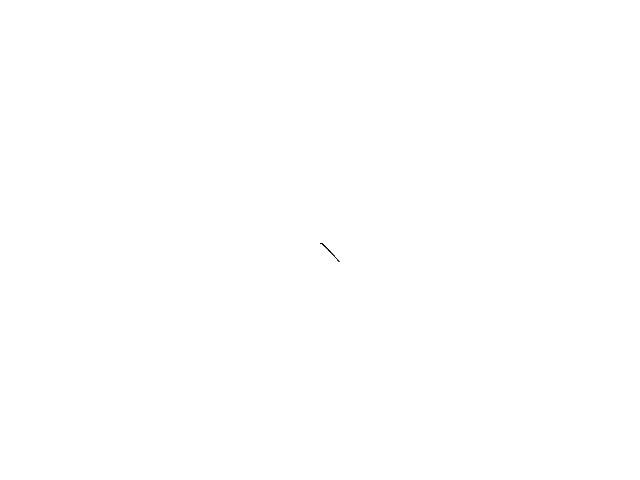
Frame 1 (no input)
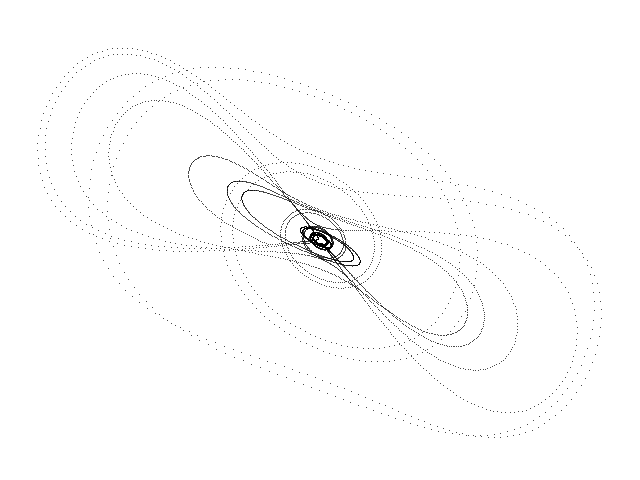
Frame 60 (the mouse pressed at the canvas centre just before this capture)
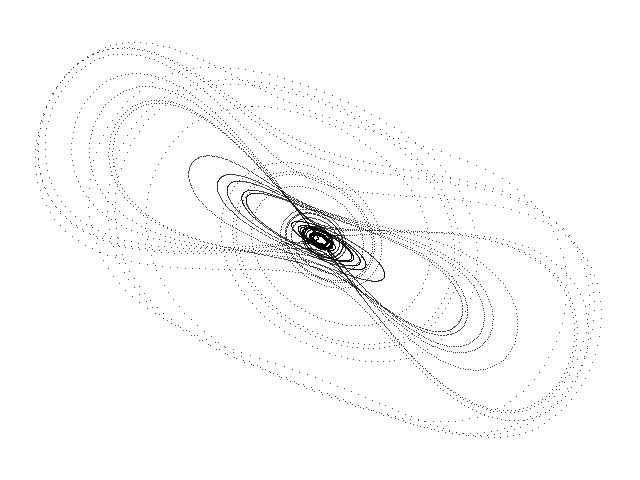
Frame 120 (the mouse held since frame 60 and released just before this capture)

The Processing sketch that drew these frames (run headless with seeded random() and noise(); from frame 60 on, the mouse is pressed at the canvas centre):

// Processing sketch: TSUCS_A
// ── TSUCS_A.pde
// Three-scroll A unified chaotic system //

  float x = 0.1;
  float y = 1.0;
  float z = -0.1;
  float dt = 0.001;
  float a = 40.0;
  float c = 0.833;
  float d = 0.5;
  float e = 0.65;
  float f = 20.0;


void setup() {
  
  size(640, 480);
  background(255);
  
}

void draw() {
  
  for (int i=0; i<100; i++) {
    
    float nx = x;
    float ny = y;
    float nz = z;
    
    x = nx + dt * (a * (ny - x) + d * nx * nz);
    y = ny + dt * (f * ny - nx * nz);
    z = nz + dt * (c * nz + nx * ny - e * pow(nx, 2.0)); 
    
    point(320 + (4 * x), 240 + (3 * y));
        
  }

}
